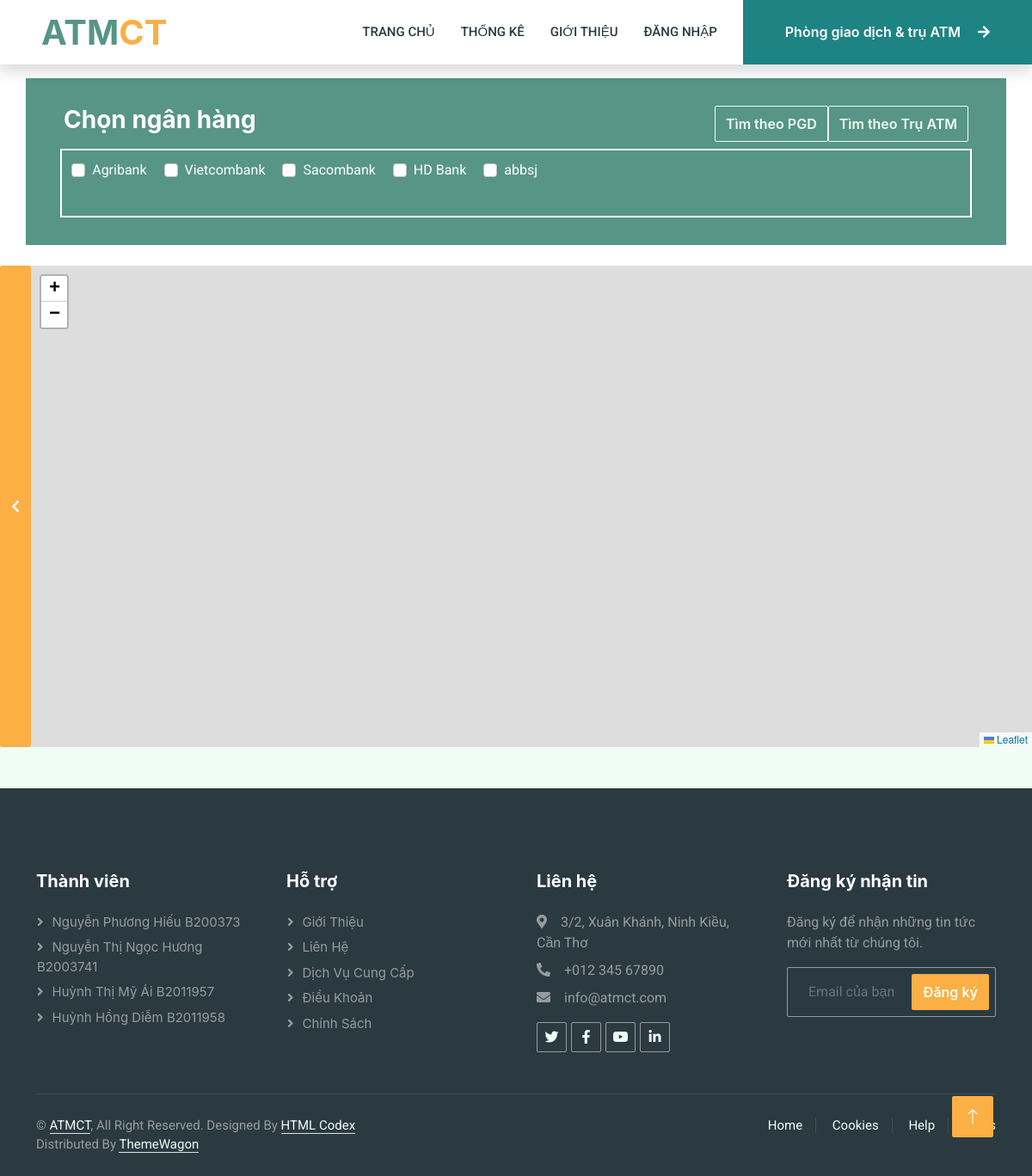
The app's page /result.php, older data.
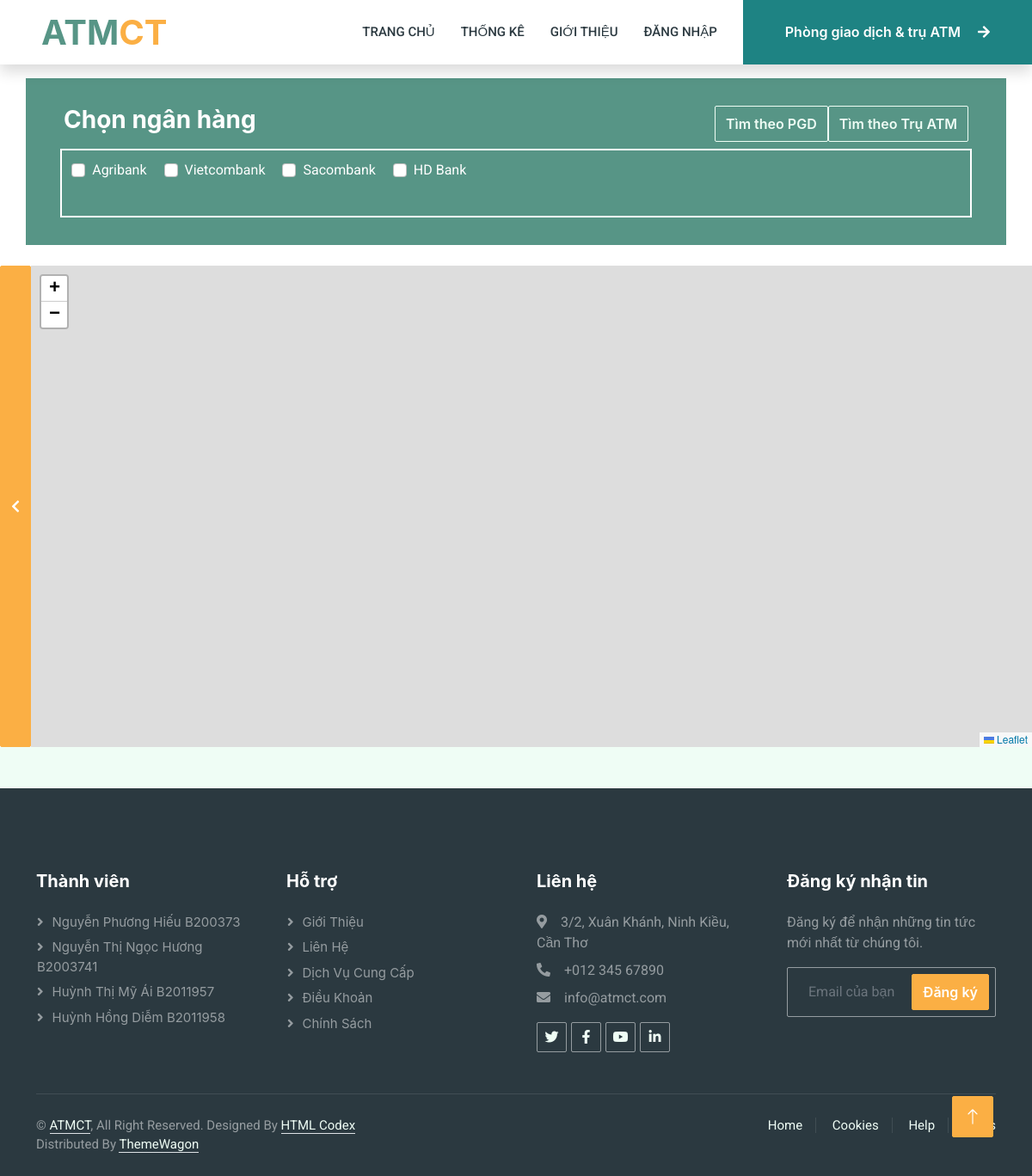
The same page, newer data.
### tables this page shows
CREATE TABLE `ngan_hang` (
  `NH_MA` int(11) NOT NULL,
  `XP_MA` int(11) NOT NULL,
  `NH_TEN` varchar(30) NOT NULL,
  `NH_DIACHI` varchar(90) NOT NULL,
  `NH_SDT` char(11) NOT NULL,
  `NH_VIDOX` double NOT NULL,
  `NH_KINHDOY` double NOT NULL,
  `NH_TT` int(11) NOT NULL DEFAULT 1
);

### result.php (the view, shortened to what this page needs)
<!DOCTYPE html>
<html lang="en">
<head>
    <?php
        include('head.php');
    ?>
</head>
<body>
    <div class="container-xxl bg-white p-0">
        <nav class="navbar navbar-expand-lg bg-white navbar-light shadow sticky-top p-0">
            <?php
                include('nav.php');
            ?>
        </nav>
        <div class="container p-0 mt-3">
            <div class="container-fluid bg-primary mb-4 mt-3 p-3">
                <div class="container">
                    <form class="text-white row g-2 p-3" method="GET"
                        action="<?php echo htmlspecialchars($_SERVER["PHP_SELF"]);?>">
                        <div class="col-md-3">
                            <h3 class="text-white"> Chọn ngân hàng</h3>
                        </div>
                        <div class="col-md-4">
                        </div>
                        <div class="col-md-5 d-flex justify-content-end">
                            <button type="submit" name="atm1" class="btn btn-outline-light">Tìm theo PGD</button>
                            <button type="submit " name="atm" class="btn btn-outline-light">Tìm theo Trụ ATM</button>
                        </div>
                        <div class="col-md-12"
                            style=" border:2px solid #ffff; height:5rem; overflow-x:hidden;overflow-y:auto; padding: 0.7rem;">
                            <?php
                                                        $query = "SELECT * FROM `ngan_hang`";
                                                        $result = mysqli_query($conn, $query);
                                                        while($row = mysqli_fetch_array($result, MYSQLI_BOTH)){
                                                            echo '
                                                            <div class="form-check form-check-inline">
                                                            <input class="form-check-input" type="checkbox" name="manh_arr[]" id="inlineCheckbox2" value="'.$row["NH_MA"].'">
                                                            <label class="form-check-label" for="inlineCheckbox2">'.$row["NH_TEN"].'</label>
                                                          </div>
                                                            ';
                                                        }
                                                    ?>
                        </div>
                    </form>
                </div>
            </div>
        </div>
        <div class="d-flex">
            <div id="map-container" class="flex-grow-1 d-flex p-0">
                <button class="btn btn-orange" onclick="toggleNav()"><i id="iconToggle"
                        class="fas fa-chevron-left"></i></button>
                <div id="map" style="border:1px; width: 100%; height: 35rem" allowfullscreen="" loading="lazy"
></div>
            </div>
        </div>
    </div>
    <?php
            include('footer.php');
        ?>
    <a href="#" class="btn btn-lg btn-orange btn-lg-square back-to-top"><i class="bi bi-arrow-up"></i></a>
</body>
</html>

Row changes from the older to the newer data that the page shows:
removed ngan_hang: NH_TEN "abbsj"
